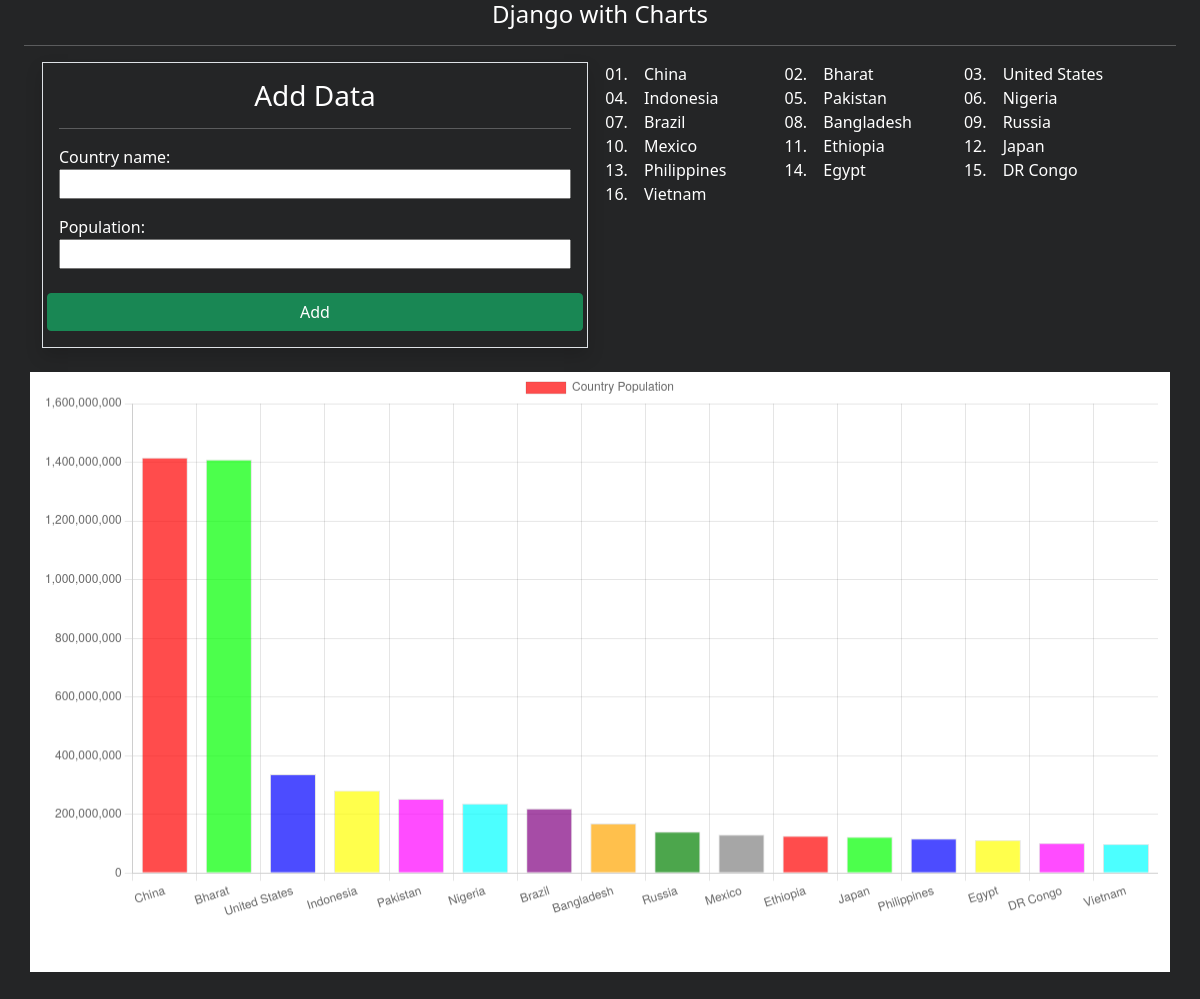
The page / on the database its author committed.
### chart/models.py (models this page shows, shortened)
class CountryPopulation(models.Model):
    country_name = models.CharField(max_length=100)
    population = models.PositiveIntegerField()
    class Meta:
        verbose_name="Country Population"
        verbose_name_plural="Country Population"

### chart/views.py (the view)
# urls.py: path('', views.home, name='home'),
def home(request):
    data = CountryPopulation.objects.all()
    if request.method == 'POST':
        form = CountryPopulationForm(request.POST)
        if form.is_valid():
            form.save()
            return redirect('home')
    else:
        form = CountryPopulationForm()
    context ={
        'data': data,
        'form': form,
    }
    return render(request, 'base.html', context)

### chart/forms.py
class CountryPopulationForm(forms.ModelForm):
    class Meta:
        model = CountryPopulation
        fields = '__all__'

### chart/templates/base.html (shortened to what this page needs)
<!DOCTYPE html>
<html lang="en">
<head>
    <link href="https://cdn.jsdelivr.net/npm/bootstrap@5.0.2/dist/css/bootstrap.min.css" rel="stylesheet">
</head>
<body>
    <div class="container-fluid">
        <div class="container-fluid"><h4 class="text-center">Django with Charts</h4><hr></div>
        <div class="container form-container">
            <div class="row">
                <div class="col-xl-6 col-12">
                    <div class="border p-3 shadow">
                        <h3 class="text-center">Add Data</h3>
                        <hr>
                        <form method="POST">
                            <div class="row">
                                {{ form.as_p }}
                                <button type="submit" class="mt-2 btn btn-success">Add</button>
                            </div>
                        </form>
                    </div>
                </div>
                <div class="col-xl-6 col-12 country-name-data">
                    <ul>
                        <div class="row">
                            {% for data in data %}
                                <li class="col-xl-4 col-lg-4 col-md-6 col-12">{{data.country_name}}</li>
                            {% endfor %}
                        </div>
                    </ul>
                </div>
            <div class="col-12 chart-container">
                    <canvas id="myChart"></canvas>
            </div>
        </div>
    </div>
    </div>
<script>
    const ctx = document.getElementById('myChart');
    new Chart(ctx, {
    type: 'bar',
    data: {
        labels: [{% for data in data %} '{{ data.country_name }}', {% endfor %}],
        datasets: [{
            label: 'Country Population',
            data: [{% for data in data %} {{ data.population }}, {% endfor %}],
            backgroundColor:[
                'rgba(255, 0, 0, 0.7)',
                'rgba(0, 255, 0, 0.7)',
                'rgba(0, 0, 255, 0.7)',
                'rgba(255, 255, 0, 0.7)',
                'rgba(255, 0, 255, 0.7)',
                'rgba(0, 255, 255, 0.7)',
                'rgba(128, 0, 128, 0.7)',
                'rgba(255, 165, 0, 0.7)',
                'rgba(0, 128, 0, 0.7)',
                'rgba(128, 128, 128, 0.7)',
            ],
            borderWidth: 1
        }]
    },
    options: {
        responsive: true,
        maintainAspectRatio: true,
        scales: {
            x: {
                barThickness: 25,
                grid: {
                    display: true,
                },
            },
            y: {
                grid: {
                    display: true,
                },
                beginAtZero: true
            },
        },
        animation: {
            duration: 3000,
        },
        title: {
            display: true,
            text: 'Population Chart',
            fontSize: 16,
        },
        legend: {
            display: true,
            position: 'top',
        },
        tooltips: {
            mode: 'index',
            intersect: false,
        },
    }
    });
</script>
</body>
</html>

### chart/templates/base.html (style rules this page uses)
body { background-color: #242526; color: white; }
.chart-container { width: 100%; height: 600px !important; margin-bottom: 50px; margin-top: 10px; background-color: white; }
.form-container { display: grid; align-items: center; justify-content: center; }
canvas { height: 550px !important; width: 100% !important; }
form { display: grid; align-items: center; justify-content: center; }
label { width: 100%; }
input { width: 100%; }
.country-name-data { height: 300px; scroll-behavior: auto; overflow-y: scroll; }
ul { list-style: decimal-leading-zero; }

### rows shown on the page
CountryPopulation: country_name "China"
CountryPopulation: country_name "Bharat"
CountryPopulation: country_name "United States"
CountryPopulation: country_name "Indonesia"
CountryPopulation: country_name "Pakistan"
CountryPopulation: country_name "Nigeria"
CountryPopulation: country_name "Brazil"
CountryPopulation: country_name "Bangladesh"
CountryPopulation: country_name "Russia"
CountryPopulation: country_name "Mexico"
CountryPopulation: country_name "Ethiopia"
CountryPopulation: country_name "Japan"
CountryPopulation: country_name "Philippines"
CountryPopulation: country_name "Egypt"
CountryPopulation: country_name "DR Congo"
CountryPopulation: country_name "Vietnam"

### other values the page prints
chart data {{ data.country_name }} China, Bharat, United States, Indonesia, Pakistan, Nigeria, Brazil, Bangladesh, Russia, Mexico, Ethiopia, Japan, Philippines, Egypt, DR Congo, Vietnam
chart data {{ data.population }} 1416043270, 1409128296, 336673595, 281562465, 252363571, 236747130, 220051512, 168697184, 140820810, 130739927, 126527060, 123294513, 117337368, 112716598, 102262808, 98858950
